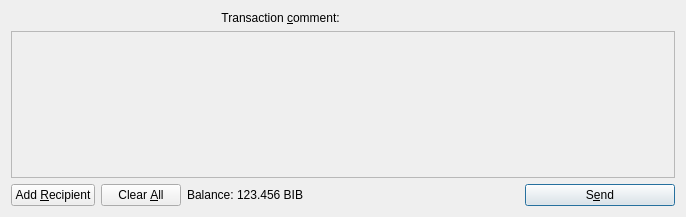
<?xml version="1.0" encoding="UTF-8"?>
<ui version="4.0">
 <class>SendCoinsDialog</class>
 <widget class="QDialog" name="SendCoinsDialog">
  <property name="geometry">
   <rect>
    <x>0</x>
    <y>0</y>
    <width>686</width>
    <height>217</height>
   </rect>
  </property>
  <property name="windowTitle">
   <string>Send Coins</string>
  </property>
  <layout class="QVBoxLayout" name="verticalLayout">
   <item>
    <layout class="QHBoxLayout" name="horizontalLayoutTxComment">
     <property name="spacing">
      <number>0</number>
     </property>
     <item>
      <widget class="QLabel" name="labelTxComment">
       <property name="text">
        <string>Transaction &amp;comment: </string>
       </property>
       <property name="alignment">
        <set>Qt::AlignLeading|Qt::AlignLeft|Qt::AlignRight|Qt::AlignTrailing|Qt::AlignVCenter</set>
       </property>
       <property name="buddy">
        <cstring>editTxComment</cstring>
       </property>
      </widget>
     </item>
     <item>
      <widget class="QValidatedLineEdit" name="editTxComment" native="true">
       <property name="enabled">
        <bool>true</bool>
       </property>
       <property name="toolTip">
        <string>Enter a transaction comment  (MAX 256 Characters) (Note: this information is public)</string>
       </property>
      </widget>
     </item>
    </layout>
   </item>
   <item>
    <widget class="QScrollArea" name="scrollArea">
     <property name="widgetResizable">
      <bool>true</bool>
     </property>
     <widget class="QWidget" name="scrollAreaWidgetContents">
      <property name="geometry">
       <rect>
        <x>0</x>
        <y>0</y>
        <width>666</width>
        <height>145</height>
       </rect>
      </property>
      <layout class="QVBoxLayout" name="verticalLayout_2">
       <property name="leftMargin">
        <number>0</number>
       </property>
       <property name="topMargin">
        <number>0</number>
       </property>
       <property name="rightMargin">
        <number>0</number>
       </property>
       <property name="bottomMargin">
        <number>0</number>
       </property>
       <item>
        <layout class="QVBoxLayout" name="entries">
         <property name="spacing">
          <number>6</number>
         </property>
        </layout>
       </item>
       <item>
        <spacer name="verticalSpacer">
         <property name="orientation">
          <enum>Qt::Vertical</enum>
         </property>
         <property name="sizeHint" stdset="0">
          <size>
           <width>20</width>
           <height>40</height>
          </size>
         </property>
        </spacer>
       </item>
      </layout>
     </widget>
    </widget>
   </item>
   <item>
    <layout class="QHBoxLayout" name="horizontalLayout">
     <item>
      <widget class="QPushButton" name="addButton">
       <property name="toolTip">
        <string>Send to multiple recipients at once</string>
       </property>
       <property name="text">
        <string>Add &amp;Recipient</string>
       </property>
       <property name="icon">
        <iconset resource="../bitcoinbuck.qrc">
         <normaloff>:/icons/add</normaloff>:/icons/add</iconset>
       </property>
       <property name="autoDefault">
        <bool>false</bool>
       </property>
      </widget>
     </item>
     <item>
      <widget class="QPushButton" name="clearButton">
       <property name="sizePolicy">
        <sizepolicy hsizetype="Minimum" vsizetype="Fixed">
         <horstretch>0</horstretch>
         <verstretch>0</verstretch>
        </sizepolicy>
       </property>
       <property name="toolTip">
        <string>Remove all transaction fields</string>
       </property>
       <property name="text">
        <string>Clear &amp;All</string>
       </property>
       <property name="icon">
        <iconset resource="../bitcoinbuck.qrc">
         <normaloff>:/icons/remove</normaloff>:/icons/remove</iconset>
       </property>
       <property name="autoRepeatDelay">
        <number>300</number>
       </property>
       <property name="autoDefault">
        <bool>false</bool>
       </property>
      </widget>
     </item>
     <item>
      <layout class="QHBoxLayout" name="horizontalLayout_2">
       <property name="spacing">
        <number>3</number>
       </property>
       <item>
        <widget class="QLabel" name="label">
         <property name="text">
          <string>Balance:</string>
         </property>
        </widget>
       </item>
       <item>
        <widget class="QLabel" name="labelBalance">
         <property name="cursor">
          <cursorShape>IBeamCursor</cursorShape>
         </property>
         <property name="text">
          <string>123.456 BIB</string>
         </property>
         <property name="textInteractionFlags">
          <set>Qt::LinksAccessibleByMouse|Qt::TextSelectableByKeyboard|Qt::TextSelectableByMouse</set>
         </property>
        </widget>
       </item>
      </layout>
     </item>
     <item>
      <spacer name="horizontalSpacer">
       <property name="orientation">
        <enum>Qt::Horizontal</enum>
       </property>
       <property name="sizeHint" stdset="0">
        <size>
         <width>40</width>
         <height>20</height>
        </size>
       </property>
      </spacer>
     </item>
     <item>
      <widget class="QPushButton" name="sendButton">
       <property name="minimumSize">
        <size>
         <width>150</width>
         <height>0</height>
        </size>
       </property>
       <property name="toolTip">
        <string>Confirm the send action</string>
       </property>
       <property name="text">
        <string>S&amp;end</string>
       </property>
       <property name="icon">
        <iconset resource="../bitcoinbuck.qrc">
         <normaloff>:/icons/send</normaloff>:/icons/send</iconset>
       </property>
       <property name="default">
        <bool>true</bool>
       </property>
      </widget>
     </item>
    </layout>
   </item>
  </layout>
 </widget>
 <customwidgets>
  <customwidget>
   <class>QValidatedLineEdit</class>
   <extends>QWidget</extends>
   <header>qvalidatedlineedit.h</header>
  </customwidget>
 </customwidgets>
 <resources>
  <include location="../bitcoinbuck.qrc"/>
 </resources>
 <connections/>
</ui>
